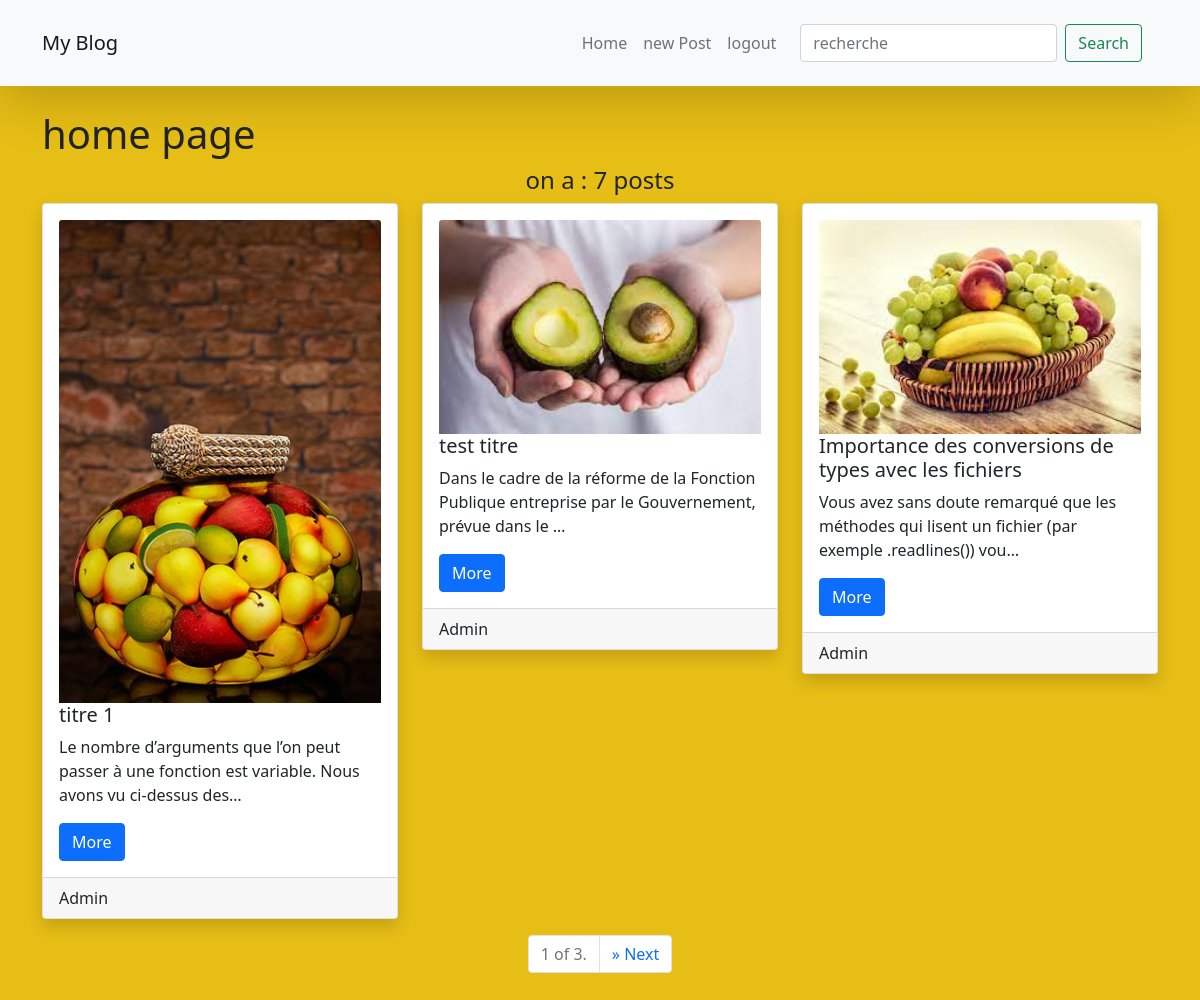
/ (signed in), run on the app's committed database.
### myApp/models.py (models this page shows, shortened)
class PostModel(models.Model):
    title = models.CharField(max_length=55)
    content = models.TextField()
    image = models.ImageField(upload_to='media/image/',null = True)
    user = models.ForeignKey(User, on_delete = models.CASCADE)

### myApp/views.py (the view)
# urls.py: path('', views.indexView , name='home'),
@login_required
def indexView(request):
    Posts = PostModel.objects.all().order_by('id')
    paginator = Paginator(Posts , 3)
    pageNb = request.GET.get('page')
    page_obj = paginator.get_page(pageNb)
    nb = Posts.count()
    message = str(nb) + ' posts'
    if nb <2 :
        message = str(nb) + ' post'
    context = {'i' : page_obj , 'nb': nb, 'message': message}
    return render( request,'myApp/home.html',  context)

### myApp/templates/myApp/home.html (shortened to what this page needs)
{% extends 'myApp/layouts/base.html' %}
{% load static %}
{% load static %}
{% block content %}
<h1>home page</h1>
<h4 class= 'text-center'>on a : {{ message }}</h4>
<div class="row  row-cols-md-3  row-cols-sm-2">
{% for i in i %}
<div class = "col">
    <div class ="card mb-3 shadow"   >
        <div class="card-body style="width: 18rem;">
            {% if i.image %}
            <img src="{{ i.image.url }}" class="card-img-top" alt="...">
            {% endif %}
            <h5 class="card-title">{{i.title}}</h5>
            <p class="card-text">{{ i.content|truncatechars:"100" }}</p>
            <a href="{% url 'myApp:details' i.id %}" class="btn btn-primary">More</a>
        </div>
        <div class = 'card-footer'>
            {{ i.user.username }}
        </div>
    </div>
</div>
{% endfor %}
</div>
<nav >
    <ul class="pagination justify-content-center">
        <li class= "page-item">
            <p class= "page-link text-muted">
            {{ i.number }} of {{ i.paginator.num_pages }}.
            </p>
        </li>
        {% if i.has_next %}
        <li class="page-item ">
            <a class="page-link" href="?page={{ i.next_page_number }}">
                <span aria-hidden = true>&raquo; Next</span>
            </a>
        </li>
        {% endif %}
    </ul>
</nav>
{% endblock %}

### myApp/static/css/styles.css (style rules this page uses)
body { background-color: rgb(231, 190, 22); }

### data on the page
PostModel: image (picture), title "titre 1", content "Le nombre d’arguments que l’on peut passer à une fonction est variable. Nous avons vu ci-dessus des…", user.username "Admin"
PostModel: image (picture), title "test titre", content "Dans le cadre de la réforme de la Fonction Publique entreprise par le Gouvernement, prévue dans le …", user.username "Admin"
PostModel: image (picture), title "Importance des conversions de types avec les fichiers", content "Vous avez sans doute remarqué que les méthodes qui lisent un fichier (par exemple .readlines()) vou…", user.username "Admin"

### other printed values
{{ message }} "7 posts"
{{ i.number }} "1"
{{ i.paginator.num_pages }} "3"
